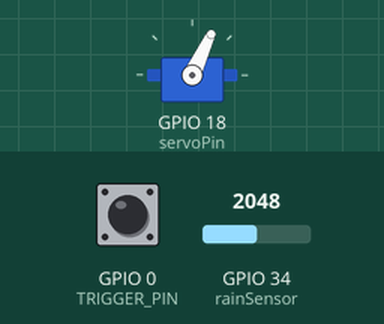
Recording of a sketch running on a simulated ESP32. Parts: servo. Inputs (shaded band) come from the test bench; at power-on: GPIO 34 (rainSensor) = 2048, GPIO 0 (TRIGGER_PIN) HIGH. WiFi joins after 1.5 s; servers stay silent unless stated; uploads are accepted with an empty reply; what the sketch prints to the serial monitor is not drawn.

Above: at 3.16 s.
3.8 s: GPIO 34 (rainSensor) set to 1727
At 6.16 s:
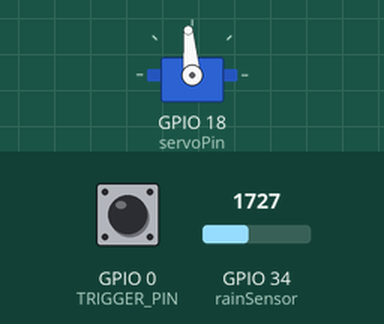
6.8 s: GPIO 34 (rainSensor) set to 1641
At 8.23 s:
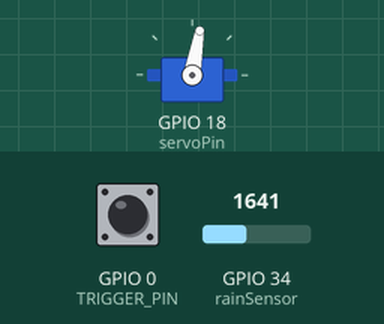
9.8 s: GPIO 34 (rainSensor) set to 3540
At 11.2 s:
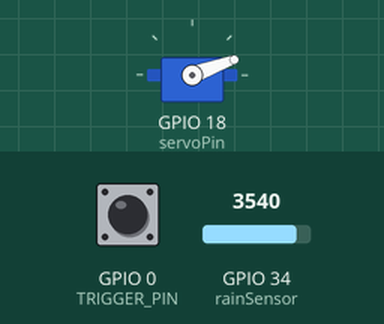
Timing chart, 0 to 12.8 s (numbered marks = the images above; inputs shaded):
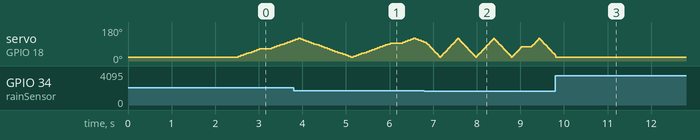

The sketch:

integration_example.ino
```cpp
/**
 * Automatic Car Wiper - Smart Dynamic Wi-Fi ESP32 Firmware (Arduino IDE & PlatformIO)
 *
 * Hardware:
 *   - ESP32 30-Pin Dev Module (USB-C)
 *   - Rain Sensor Analog ADC pin (GPIO 34 / ADC1)
 *   - SG90 Servo Motor PWM pin (GPIO 18)
 *   - Physical Reset Button: ESP32 Onboard BOOT Button (GPIO 0)
 *
 * Dynamic Wi-Fi System:
 *   - WiFiManager with Captive Portal ("ESP32_Setup")
 *   - Automatic reconnection to saved Wi-Fi credentials stored in NVS flash
 *   - Captive portal fallback if Wi-Fi unavailable or unconfigured (192.168.4.1)
 *   - Physical BOOT button long-press (3 seconds) to wipe credentials & enter setup mode
 *   - Non-blocking architecture: Wiper operates locally even if Wi-Fi is offline
 *
 * Backend Integration:
 *   - Telemetry via HTTPS POST to FastAPI endpoint (/api/readings) every 3 seconds.
 */

#include <WiFi.h>
#include <WiFiClientSecure.h>
#include <HTTPClient.h>
#include <ESP32Servo.h>
#include <WiFiManager.h>

// ====================================================================
// 1. Configuration (Backend Settings)
// ====================================================================
// Live Deployed Render HTTPS Endpoint (or local http://<PC_IP>:8000/api/readings)
const char* BACKEND_URL = "https://automatic-car-wiper.onrender.com/api/readings";

// Device Identifier
const char* DEVICE_ID   = "ESP32-WIPER";

// Telemetry Interval (3 seconds)
const unsigned long TELEMETRY_INTERVAL_MS = 3000;

// ====================================================================
// 2. Hardware Pin Assignments & Servo Setup
// ====================================================================
Servo myServo;

const int rainSensor  = 34; // Rain Sensor Analog ADC pin (ADC1)
const int servoPin    = 18; // SG90 Servo PWM signal pin
const int TRIGGER_PIN = 0;  // Physical Reset Button: ESP32 Onboard BOOT Button (GPIO 0)

int angle = 20;
int direction = 1;

bool rainDetected = false;
int wipeDelay = 60;

// ====================================================================
// 3. Timing & State Tracking Variables
// ====================================================================
unsigned long lastSendTime = 0;
const unsigned long sendInterval = TELEMETRY_INTERVAL_MS;

unsigned long lastWiFiCheck = 0;
const unsigned long wifiCheckInterval = 15000; // Background reconnect interval (15 sec)

unsigned long buttonPressStart = 0; // Tracks BOOT button press duration

// Global WiFiManager instance
WiFiManager wm;

// ====================================================================
// 4. Function Prototypes
// ====================================================================
void setupWiFiManager();
void configModeCallback(WiFiManager *myWiFiManager);
void saveConfigCallback();
void checkResetButton();
void sendTelemetry(int rainVal, bool wiperState, const char* statusStr, const char* speedStr);

// ====================================================================
// 5. WiFiManager Callbacks & Configuration
// ====================================================================

// Callback invoked when ESP32 fails to connect to saved Wi-Fi and starts AP Captive Portal
void configModeCallback(WiFiManager *myWiFiManager) {
  Serial.println("\n========================================================");
  Serial.println("   [Wi-Fi Manager] ESP32 SETUP HOTSPOT STARTED!        ");
  Serial.println("========================================================");
  Serial.print("  Hotspot SSID:     ");
  Serial.println(myWiFiManager->getConfigPortalSSID());
  Serial.print("  Configuration IP: http://");
  Serial.println(WiFi.softAPIP());
  Serial.println("--------------------------------------------------------");
  Serial.println("  INSTRUCTIONS TO CONNECT:");
  Serial.println("  1. Connect your smartphone or laptop to 'ESP32_Setup'.");
  Serial.println("  2. If the portal doesn't open automatically, navigate");
  Serial.println("     to http://192.168.4.1 in your browser.");
  Serial.println("  3. Tap 'Configure WiFi', select your network, enter the");
  Serial.println("     password, and click Save.");
  Serial.println("  4. The ESP32 will save credentials & connect automatically.");
  Serial.println("========================================================\n");
}

// Callback invoked when user submits new credentials via the captive portal
void saveConfigCallback() {
  Serial.println("\n--------------------------------------------------------");
  Serial.println("  [Wi-Fi Manager] New credentials saved to NVS storage!");
  Serial.println("  Reconnecting to new Wi-Fi network...");
  Serial.println("--------------------------------------------------------\n");
}

// Initialize and execute WiFiManager connection sequence
void setupWiFiManager() {
  // Ensure NVS persistence is active so credentials survive restarts and power loss
  WiFi.persistent(true);

  // Set callbacks
  wm.setAPCallback(configModeCallback);
  wm.setSaveConfigCallback(saveConfigCallback);

  // Portal timeout: 180 seconds (3 minutes)
  // If no user configures the device within 3 mins, exit portal and allow local wiping
  wm.setConfigPortalTimeout(180);

  // Connection timeout: 15 seconds per connection attempt to an AP
  wm.setConnectTimeout(15);

  // Display saved Wi-Fi networks in portal scan list sorted by signal strength
  wm.setScanDispPerc(true);

  Serial.println("\n[Wi-Fi] Connecting to saved Wi-Fi...");

  // Attempt automatic connection using saved credentials from NVS.
  // If none exist or connection fails, automatically spins up "ESP32_Setup" AP.
  bool res = wm.autoConnect("ESP32_Setup");

  if (res) {
    Serial.println("\n==========================================");
    Serial.println("  [Wi-Fi] CONNECTED SUCCESSFULLY!         ");
    Serial.print("  Connected SSID:   ");
    Serial.println(WiFi.SSID());
    Serial.print("  Assigned IP:      ");
    Serial.println(WiFi.localIP());
    Serial.print("  Signal (RSSI):    ");
    Serial.print(WiFi.RSSI());
    Serial.println(" dBm");
    Serial.println("==========================================\n");
  } else {
    Serial.println("\n--------------------------------------------------------");
    Serial.println("  [Wi-Fi] Connection failed or portal timed out.");
    Serial.println("  Wiper will operate locally with hardware sensors.");
    Serial.println("  ESP32 will retry connecting in background.");
    Serial.println("--------------------------------------------------------\n");
  }
}

// Monitor physical BOOT button (GPIO 0) for a 3-second long press to clear credentials
void checkResetButton() {
  if (digitalRead(TRIGGER_PIN) == LOW) {
    if (buttonPressStart == 0) {
      buttonPressStart = millis();
    } else if (millis() - buttonPressStart >= 3000) {
      Serial.println("\n********************************************************");
      Serial.println("  [Wi-Fi Reset] BOOT button held for 3 seconds!");
      Serial.println("  Clearing saved Wi-Fi credentials from ESP32 NVS flash...");
      wm.resetSettings();
      Serial.println("  Credentials cleared! Restarting ESP32 into Setup Mode...");
      Serial.println("********************************************************\n");
      delay(1000);
      ESP.restart();
    }
  } else {
    buttonPressStart = 0;
  }
}

// ====================================================================
// 6. HTTP / HTTPS POST Telemetry Transmission
// ====================================================================
void sendTelemetry(int rainVal, bool wiperState, const char* statusStr, const char* speedStr) {
  if (WiFi.status() != WL_CONNECTED) {
    Serial.println("[Telemetry] Wi-Fi offline. Skipping HTTP POST (hardware remains functional).");
    return;
  }

  String url = String(BACKEND_URL);
  HTTPClient http;

  // JSON payload matching FastAPI SensorReadingCreate schema
  String jsonPayload = "{";
  jsonPayload += "\"device_id\":\"" + String(DEVICE_ID) + "\",";
  jsonPayload += "\"rain_value\":" + String(rainVal) + ",";
  jsonPayload += "\"rain_status\":\"" + String(statusStr) + "\",";
  jsonPayload += "\"wiper_on\":" + String(wiperState ? "true" : "false") + ",";
  jsonPayload += "\"wiper_speed\":\"" + String(speedStr) + "\"";
  jsonPayload += "}";

  Serial.println("\n--- [Telemetry Packet] ---");
  Serial.print("Target URL: ");
  Serial.println(url);
  Serial.print("Payload:    ");
  Serial.println(jsonPayload);

  WiFiClientSecure secureClient;
  WiFiClient plainClient;
  bool beginSuccess = false;

  // Support HTTPS (Render) or plain HTTP (Localhost)
  if (url.startsWith("https://")) {
    secureClient.setInsecure(); // Establishes secure TLS session without requiring hardcoded root CA
    beginSuccess = http.begin(secureClient, url);
    http.setTimeout(2000);      // 2s timeout prevents stalling servo movement during TLS negotiation
  } else {
    beginSuccess = http.begin(plainClient, url);
    http.setTimeout(1500);
  }

  if (!beginSuccess) {
    Serial.println("[HTTP] Error: Failed to initialize connection to endpoint.");
    return;
  }

  http.addHeader("Content-Type", "application/json");

  int httpCode = http.POST(jsonPayload);

  if (httpCode > 0) {
    Serial.print("HTTP Status Code: ");
    Serial.println(httpCode);
    if (httpCode == HTTP_CODE_CREATED || httpCode == HTTP_CODE_OK) {
      Serial.println("Result: Ingested by FastAPI & saved to database.");
    }
  } else {
    Serial.print("HTTP Error: ");
    Serial.println(http.errorToString(httpCode).c_str());
  }
  Serial.println("--------------------------");

  http.end();
}

// ====================================================================
// 7. Setup Routine
// ====================================================================
void setup() {
  Serial.begin(115200);
  delay(1000);

  Serial.println("\n==========================================");
  Serial.println("   Automatic Car Wiper - ESP32 Starting   ");
  Serial.println("==========================================");

  // Configure physical BOOT button on GPIO 0
  pinMode(TRIGGER_PIN, INPUT_PULLUP);

  // Initialize Servo matching original working parameters (50Hz, 500-2400us, parked at 20°)
  myServo.setPeriodHertz(50);
  myServo.attach(servoPin, 500, 2400);
  myServo.write(20);

  // Check if BOOT button is held down at startup for fast manual reset
  if (digitalRead(TRIGGER_PIN) == LOW) {
    Serial.println("[Wi-Fi Reset] BOOT button detected during boot. Checking duration...");
    unsigned long bootPress = millis();
    while (digitalRead(TRIGGER_PIN) == LOW && millis() - bootPress < 3000) {
      delay(100);
      Serial.print(".");
    }
    if (millis() - bootPress >= 3000) {
      Serial.println("\n[Wi-Fi Reset] Manual reset triggered at boot! Clearing credentials...");
      wm.resetSettings();
      delay(500);
    }
  }

  // Connect to Wi-Fi via WiFiManager (Auto-connect or Captive Portal)
  setupWiFiManager();

  // Initialize reconnect timer
  lastWiFiCheck = millis();
}

// ====================================================================
// 8. Main Loop
// ====================================================================
void loop() {
  // 1. Check physical BOOT button for long press (Wi-Fi reset trigger)
  checkResetButton();

  // 2. Read analog value from rain sensor (0 - 4095 ADC)
  int rainValue = analogRead(rainSensor);

  Serial.print("Rain Value: ");
  Serial.println(rainValue);

  // --- Rain Threshold & State Logic (Preserved Exactly) ---
  // Dry condition
  if (rainValue > 3500) {
    rainDetected = false;
  }
  // Rain detected
  else if (rainValue < 3000) {
    rainDetected = true;
  }

  // Determine descriptive status & speed labels for telemetry (Off, Slow, Fast)
  const char* currentRainStatus;
  const char* currentWiperSpeed;

  if (rainDetected) {
    // Heavy rain: fast wiping below 1700
    if (rainValue < 1700) {
      wipeDelay = 20;
      currentRainStatus = "Heavy Rain";
      currentWiperSpeed = "Fast";
      Serial.println("HEAVY RAIN - FAST WIPING");
    }
    // Light rain: slow wiping
    else {
      wipeDelay = 60;
      currentRainStatus = "Light Rain";
      currentWiperSpeed = "Slow";
      Serial.println("LIGHT RAIN - SLOW WIPING");
    }

    // Step servo sweep between 20° and 120°
    angle += direction * 5;

    if (angle >= 120) {
      angle = 120;
      direction = -1;
    }

    if (angle <= 20) {
      angle = 20;
      direction = 1;
    }

    myServo.write(angle);
  }
  else {
    currentRainStatus = "Dry";
    currentWiperSpeed = "Off";
    Serial.println("DRY - WIPER OFF");

    angle = 20;
    direction = 1;

    myServo.write(20);
  }

  // --- Periodic Non-Blocking Telemetry (Every 3 Seconds) ---
  if (millis() - lastSendTime >= sendInterval) {
    lastSendTime = millis();
    sendTelemetry(rainValue, rainDetected, currentRainStatus, currentWiperSpeed);
  }

  // --- Background Wi-Fi Reconnect Check (Every 15 Seconds) ---
  // If Wi-Fi dropped, attempt non-blocking reconnect to saved credentials in NVS
  if (WiFi.status() != WL_CONNECTED && (millis() - lastWiFiCheck >= wifiCheckInterval)) {
    lastWiFiCheck = millis();
    Serial.println("\n[Wi-Fi] Link offline. Attempting automatic reconnection to saved AP...");
    WiFi.reconnect();
  }

  // --- Servo Step Delay (Preserved from Working Code) ---
  if (rainDetected) {
    delay(wipeDelay); // 20ms (fast) or 60ms (slow)
  } else {
    delay(300);       // 300ms idle delay when dry
  }
}
```

Measured:
- the behaviour switches between 1700 and 1699 on GPIO 34 (rainSensor) (found by bisection; images 1 and 2)
